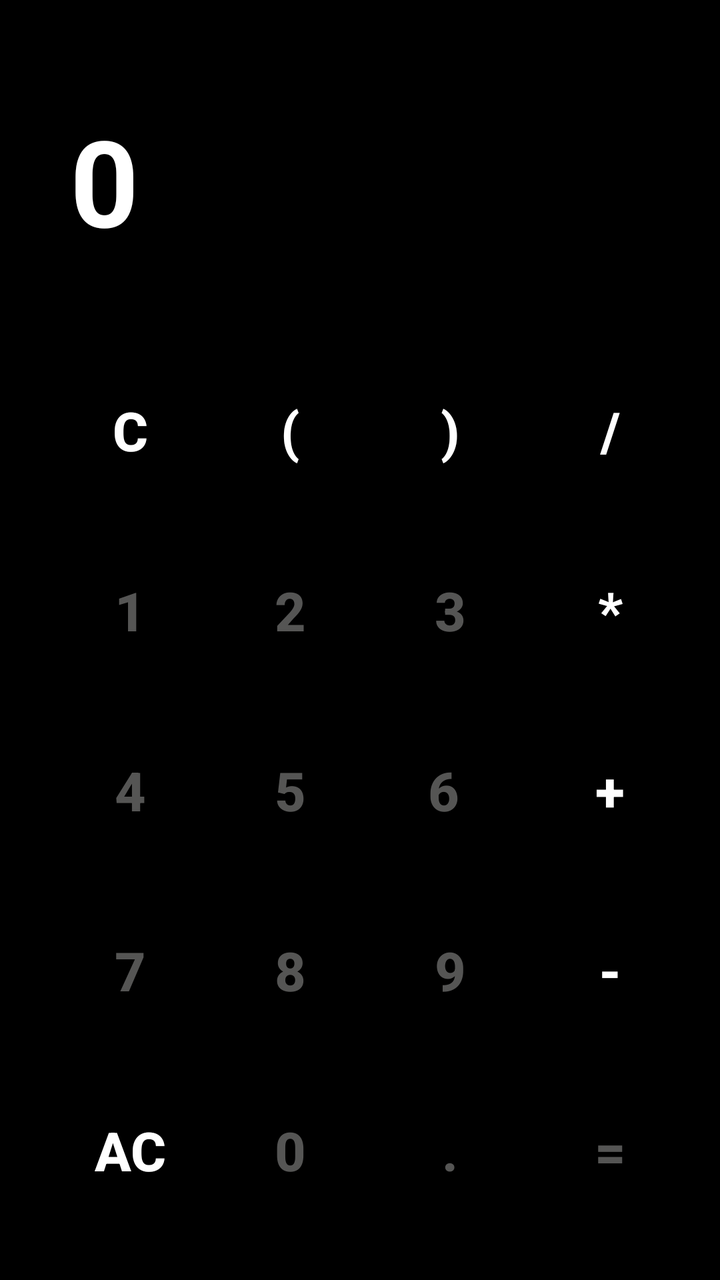
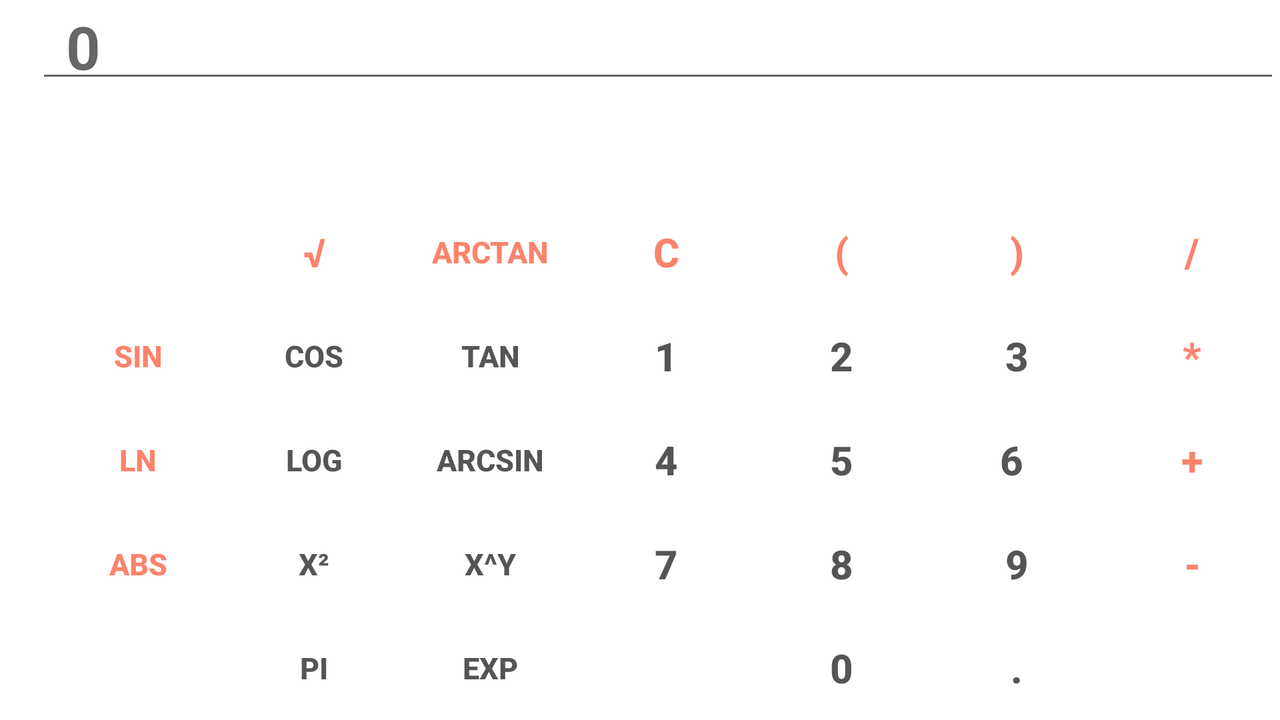

An Android layout and its configuration variant, each rendered on a device that would load it. The default file and the variant file are quoted in full after the pictures.
<!-- AndroidManifest.xml: application theme Theme.CalculatorJava -->
<!-- res/layout/activity_main.xml -->
<?xml version="1.0" encoding="utf-8"?>
<RelativeLayout xmlns:android="http://schemas.android.com/apk/res/android"
    xmlns:app="http://schemas.android.com/apk/res-auto"
    xmlns:tools="http://schemas.android.com/tools"
    android:layout_width="match_parent"
    android:layout_height="match_parent"
    tools:context=".MainActivity"
    android:background="@color/black"
    android:padding="20dp">

    <TextView
        android:id="@+id/textView"
        android:layout_width="match_parent"
        android:layout_height="match_parent"
        android:text="@string/_0"
        android:textStyle="bold"
        android:textSize="60sp"
        android:textColor="@color/white"
        android:paddingHorizontal="15dp"
        android:paddingVertical="30dp"
        />

    <LinearLayout
        android:id="@+id/linearLayout1"
        android:layout_width="match_parent"
        android:layout_height="wrap_content"
        android:layout_alignParentBottom="true"
        android:orientation="horizontal"
        android:paddingTop="20dp">

        <LinearLayout
            android:layout_width="match_parent"
            android:layout_height="wrap_content"
            android:orientation="vertical"
            android:layout_weight="1">
            <Button style="@style/Button1"
                    android:id="@+id/C"
                    android:text="C"
                />
            <Button style="@style/Button2"
                android:id="@+id/num1"
                android:text="1"/>
            <Button style="@style/Button2"
                android:id="@+id/num4"
                android:text="4"
                />
            <Button style="@style/Button2"
                android:id="@+id/num7"
                android:text="7"/>
            <Button style="@style/Button1"
                android:id="@+id/AC"
                android:text="AC"/>
        </LinearLayout>
        <LinearLayout
            android:layout_width="match_parent"
            android:layout_height="wrap_content"
            android:orientation="vertical"
            android:layout_weight="1">
            <Button style="@style/Button1"
                android:text="("
                android:id="@+id/openBracket"/>
            <Button style="@style/Button2"
                android:id="@+id/num2"
                android:text="2"/>
            <Button style="@style/Button2"
                android:id="@+id/num5"
                android:text="5"/>
            <Button style="@style/Button2"
                android:id="@+id/num8"
                android:text="8"/>
            <Button style="@style/Button2"
                android:text="0"
                android:id="@+id/num0"/>
        </LinearLayout>
        <LinearLayout
            android:layout_width="match_parent"
            android:layout_height="wrap_content"
            android:orientation="vertical"
            android:layout_weight="1">
            <Button style="@style/Button1"
                android:text=")"
                android:id="@+id/closeBracket"/>
            <Button style="@style/Button2"
                android:text="3"
                android:id="@+id/num3"/>
            <Button style="@style/Button2"
                android:text="6 "
                android:id="@+id/num6"/>
            <Button style="@style/Button2"
                android:text="9"
                android:id="@+id/num9"/>
            <Button style="@style/Button2"
                android:text="."
                android:id="@+id/dot"/>
        </LinearLayout>
        <LinearLayout
            android:layout_width="match_parent"
            android:layout_height="wrap_content"
            android:orientation="vertical"
            android:layout_weight="1">
            <Button style="@style/Button1"
                android:text="/"
                android:id="@+id/div"/>
            <Button style="@style/Button1"
                android:text="*"
                android:id="@+id/multiply"/>
            <Button style="@style/Button1"
                android:text="+"
                android:id="@+id/plus"/>
            <Button style="@style/Button1"
                android:text="-"
                android:id="@+id/minus"/>
            <Button style="@style/Button2"
                android:text="="
                android:id="@+id/equal"/>
        </LinearLayout>

    </LinearLayout>

</RelativeLayout>
<!-- resources referenced by this layout -->
<resources>
  <color name="black">#FF000000</color>
  <color name="white">#FFFFFFFF</color>
  <string name="_0">0</string>
  <style name="Button1">
          <item name="android:layout_width">70dp</item>
          <item name="android:layout_height">70dp</item>
          <item name="android:textStyle">bold</item>
          <item name="android:textSize">27dp</item>
          <item name="android:gravity">center</item>
          <item name="android:padding">10dp</item>
          <item name="android:layout_margin">10dp</item>
          <item name="android:background">@drawable/shape1</item>
          <item name="android:textColor">@color/white</item>
      </style>
  <style name="Button2">
          <item name="android:layout_width">70dp</item>
          <item name="android:layout_height">70dp</item>
          <item name="android:textStyle">bold</item>
          <item name="android:textSize">27dp</item>
          <item name="android:gravity">center</item>
          <item name="android:padding">10dp</item>
          <item name="android:layout_margin">10dp</item>
          <item name="android:background">@drawable/shape2</item>
          <item name="android:textColor">@color/grey</item>
      </style>
  <style name="Theme.CalculatorJava" parent="Base.Theme.CalculatorJava" />
  <color name="grey">#555554</color>
  <style name="Base.Theme.CalculatorJava" parent="Theme.AppCompat.Light.NoActionBar">
          
          <item name="colorPrimary">@color/black</item>
          <item name="colorPrimaryVariant">@color/black</item>
          <item name="colorOnPrimary">@color/white</item>
          
          <item name="colorSecondary">@color/black</item>
          <item name="colorSecondaryVariant">@color/black</item>
          <item name="colorOnSecondary">@color/white</item>
      </style>
</resources>
<!-- res/layout-land/activity_main.xml (the repository's variant of the layout above) -->
<!-- drawn on the phone turned sideways -->
<?xml version="1.0" encoding="utf-8"?>
<RelativeLayout xmlns:android="http://schemas.android.com/apk/res/android"
    xmlns:app="http://schemas.android.com/apk/res-auto"
    xmlns:tools="http://schemas.android.com/tools"
    android:layout_width="wrap_content"
    android:layout_height="wrap_content"
    tools:context=".MainActivity"
    android:background="@color/white">

    <EditText
        android:id="@+id/editText"
        android:layout_width="match_parent"
        android:layout_height="wrap_content"
        android:layout_marginLeft="18dp"
        android:paddingHorizontal="15dp"
        android:paddingVertical="3dp"
        android:hint="0"
        android:textColor="@color/grey"
        android:textSize="30sp"
        android:textStyle="bold"
        android:singleLine="true"
        />

    <LinearLayout
        android:id="@+id/linearLayout1"
        android:layout_width="match_parent"
        android:layout_height="wrap_content"
        android:layout_alignParentBottom="true"
        android:layout_marginBottom="10dp"
        android:orientation="horizontal">

        <LinearLayout
            android:layout_width="wrap_content"
            android:layout_height="wrap_content"
            android:layout_marginLeft="25dp"
            android:layout_weight="1"
            android:orientation="vertical">

            <Button
                android:id="@+id/pourcentage"
                style="@style/Button3"
                android:onClick="pour"
                android:text="%" />

            <Button
                android:id="@+id/buttonSin"
                style="@style/Button7"
                android:layout_marginStart="2dp"
                android:layout_marginTop="2dp"
                android:layout_marginEnd="2dp"
                android:layout_marginBottom="2dp"
                android:onClick="Sin"
                android:textSize="15dp"

                android:text="sin" />

            <Button
                android:id="@+id/buttonLn"
                style="@style/Button7"
                android:onClick="Ln"
                android:textSize="15dp"

                android:text="ln" />

            <Button
                android:id="@+id/absolue"
                style="@style/Button7"
                android:layout_marginStart="2dp"
                android:layout_marginTop="2dp"
                android:layout_marginEnd="2dp"
                android:layout_marginBottom="2dp"
                android:onClick="abs"
                android:textSize="15dp"
                android:text="ABS" />

            <Button
                android:id="@+id/ArcCos"
                style="@style/Button3"
                android:onClick="ArcCos"
                android:textSize="15dp"
                android:text="arccos" />

        </LinearLayout>

        <LinearLayout
            android:layout_width="wrap_content"
            android:layout_height="wrap_content"
            android:layout_weight="1"
            android:orientation="vertical">

            <Button
                android:id="@+id/buttonSqrt"
                style="@style/Button7"
                android:onClick="sqrt"
                android:text="√" />

            <Button
                android:id="@+id/buttonCos"
                style="@style/Button4"
                android:onClick="Cos"
                android:text="cos"
                android:textSize="15dp"
                />

            <Button
                android:id="@+id/buttonLog"
                style="@style/Button4"
                android:onClick="log"
                android:text="log"
                android:textSize="15dp"
                />

            <Button
                android:id="@+id/buttonSquare"
                style="@style/Button4"
                android:onClick="xSquare"
                android:text="x²"
                android:textSize="15dp"
                />

            <Button
                android:id="@+id/buttonPI"
                style="@style/Button4"
                android:onClick="pi"
                android:text="pi"
                android:textSize="15dp"
                />
        </LinearLayout>

        <LinearLayout
            android:layout_width="wrap_content"
            android:layout_height="wrap_content"
            android:layout_weight="1"
            android:orientation="vertical">

            <Button
                android:id="@+id/buttonArcTan"
                style="@style/Button7"
                android:onClick="ArcTan"
                android:text="arctan"
                android:textSize="15dp"
                />

            <Button
                android:id="@+id/buttonTan"
                style="@style/Button4"
                android:onClick="Tan"
                android:text="tan"
                android:textSize="15dp"

                />

            <Button
                android:id="@+id/ArcSin"
                style="@style/Button4"
                android:onClick="tArcSin"
                android:text="arcsin"
                android:textSize="15dp"
                />

            <Button
                android:id="@+id/buttonPower"
                style="@style/Button4"
                android:onClick="xPowerY"
                android:text="x^y"
                android:textSize="15dp"
                />

            <Button
                android:id="@+id/buttonE"
                style="@style/Button4"
                android:onClick="e"
                android:text="exp"
                android:textSize="15dp"
                />
        </LinearLayout>

        <LinearLayout
            android:layout_width="wrap_content"
            android:layout_height="wrap_content"
            android:layout_weight="1"
            android:orientation="vertical">

            <Button
                android:id="@+id/C"
                style="@style/Button7"
                android:onClick="backspace"
                android:text="C" />

            <Button
                android:id="@+id/num1"
                style="@style/Button4"
                android:onClick="one"
                android:text="1" />

            <Button
                android:id="@+id/num4"
                style="@style/Button4"
                android:onClick="four"
                android:text="4" />

            <Button
                android:id="@+id/num7"
                style="@style/Button4"
                android:onClick="seven"
                android:text="7" />

            <Button
                android:id="@+id/AC"
                style="@style/Button3"
                android:onClick="clear"
                android:text="AC" />
        </LinearLayout>

        <LinearLayout
            android:layout_width="wrap_content"
            android:layout_height="wrap_content"
            android:layout_weight="1"
            android:orientation="vertical">

            <Button
                android:id="@+id/openBracket"
                style="@style/Button7"
                android:onClick="parOpen"
                android:text="(" />

            <Button
                android:id="@+id/num2"
                style="@style/Button4"
                android:onClick="two"
                android:text="2" />

            <Button
                android:id="@+id/num5"
                style="@style/Button4"
                android:onClick="five"
                android:text="5" />

            <Button
                android:id="@+id/num8"
                style="@style/Button4"
                android:onClick="eight"
                android:text="8" />

            <Button
                android:id="@+id/num0"
                style="@style/Button4"
                android:onClick="zeo"
                android:text="0" />
        </LinearLayout>

        <LinearLayout
            android:layout_width="wrap_content"
            android:layout_height="wrap_content"
            android:layout_weight="1"
            android:orientation="vertical">

            <Button
                android:id="@+id/closeBracket"
                style="@style/Button7"
                android:onClick="parClose"
                android:text=")" />

            <Button
                android:id="@+id/num3"
                style="@style/Button4"
                android:onClick="three"
                android:text="3" />

            <Button
                android:id="@+id/num6"
                style="@style/Button4"
                android:onClick="six"
                android:text="6 " />

            <Button
                android:id="@+id/num9"
                style="@style/Button4"
                android:onClick="nine"
                android:text="9" />

            <Button
                android:id="@+id/dot"
                style="@style/Button4"
                android:text="." />
        </LinearLayout>

        <LinearLayout
            android:layout_width="wrap_content"
            android:layout_height="wrap_content"
            android:layout_weight="1"
            android:orientation="vertical">

            <Button
                android:id="@+id/div"
                style="@style/Button7"
                android:onClick="divide"
                android:text="/" />

            <Button
                android:id="@+id/multiply"
                style="@style/Button7"
                android:onClick="multiply"
                android:text="*" />

            <Button
                android:id="@+id/plus"
                style="@style/Button7"
                android:onClick="add"
                android:text="+" />

            <Button
                android:id="@+id/minus"
                style="@style/Button7"
                android:onClick="subtract"
                android:text="-" />

            <Button
                android:id="@+id/equal"
                style="@style/Button3"
                android:onClick="equal"
                android:text="=" />
        </LinearLayout>


    </LinearLayout>

</RelativeLayout>
<!-- resources referenced by the variant -->
<!-- as the phone turned sideways resolves them -->
<resources>
  <color name="grey">#555554</color>
  <color name="white">#FFFFFFFF</color>
  <style name="Button3">
          <item name="android:layout_width"> wrap_content</item>
          <item name="android:layout_height">48dp</item>
          <item name="android:textSize">20dp</item>
          <item name="android:textStyle"> bold </item>
          <item name="android:layout_margin">2dp</item>
          <item name="android:gravity">center</item>
          <item name="android:background">@drawable/shape5</item>
          <item name="android:textColor">@color/white</item>
      </style>
  <style name="Button4">
          <item name="android:layout_width">wrap_content</item>
          <item name="android:layout_height">48dp</item>
          <item name="android:textSize">20dp</item>
          <item name="android:gravity">center</item>
          <item name="android:layout_margin">2dp</item>
          <item name="android:textStyle"> bold </item>
          <item name="android:background">@drawable/shape6</item>
          <item name="android:textColor">@color/grey</item>
      </style>
  <style name="Button7">
          <item name="android:layout_width"> wrap_content</item>
          <item name="android:layout_height">48dp</item>
          <item name="android:textSize">20dp</item>
          <item name="android:layout_margin">2dp</item>
          <item name="android:textStyle"> bold </item>
          <item name="android:gravity">center</item>
          <item name="android:background">@drawable/shape6</item>
          <item name="android:textColor">@color/redSky</item>
      </style>
  <style name="Theme.CalculatorJava" parent="Base.Theme.CalculatorJava" />
  <color name="redSky">#fb836c</color>
  <style name="Base.Theme.CalculatorJava" parent="Theme.AppCompat.Light.NoActionBar">
          
          <item name="colorPrimary">@color/black</item>
          <item name="colorPrimaryVariant">@color/black</item>
          <item name="colorOnPrimary">@color/white</item>
          
          <item name="colorSecondary">@color/black</item>
          <item name="colorSecondaryVariant">@color/black</item>
          <item name="colorOnSecondary">@color/white</item>
      </style>
  <color name="black">#FF000000</color>
</resources>
